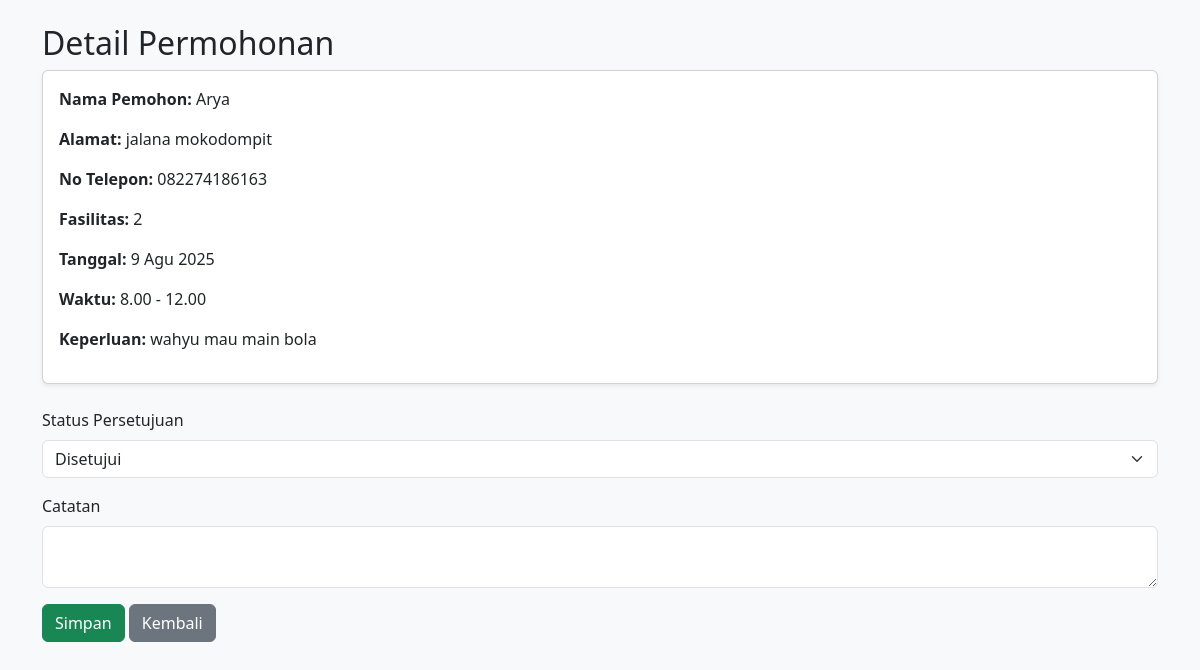
The app's page /persetujuan/1/, older data.
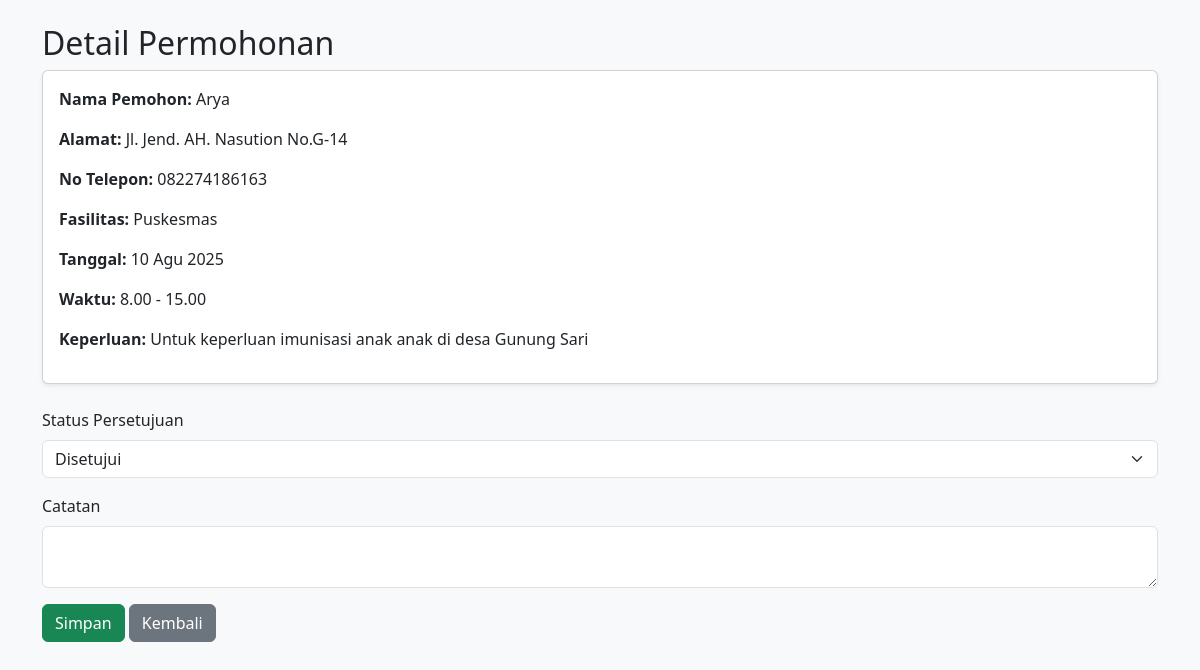
The same page, newer data.
### kegiatan/models.py (models this page shows, shortened)
class PermohonanPeminjaman(models.Model):
    STATUS_CHOICES = [
        ('menunggu', 'Menunggu'),
        ('disetujui', 'Disetujui'),
        ('ditolak', 'Ditolak'),
    ]
    nama_pemohon = models.CharField(max_length=255)
    alamat = models.CharField(max_length=500)
    no_telepon = models.CharField(max_length=20)
    email_pemohon = models.EmailField()
    fasilitas_dipinjam = models.CharField(max_length=100)
    tanggal_peminjaman = models.DateField()
    waktu_mulai = models.TimeField()
    waktu_selesai = models.TimeField()
    keperluan = models.TextField()
    tanggal_pengajuan = models.DateTimeField(auto_now_add=True)
    status = models.CharField(max_length=20, choices=STATUS_CHOICES, default='menunggu')
    catatan = models.TextField(blank=True, null=True)

### kegiatan/views.py (the view, shortened to what this page needs)
# urls.py: path("persetujuan/<int:pk>/", views.persetujuan_detail, name="persetujuan_detail"),
def persetujuan_detail(request, pk):
    permohonan = get_object_or_404(PermohonanPeminjaman, pk=pk)
    return render(request, "persetujuan_detail.html", {"permohonan": permohonan})

### kegiatan/templates/persetujuan_detail.html (shortened to what this page needs)
<!DOCTYPE html>
<html lang="id">
<head>
    <link href="https://cdn.jsdelivr.net/npm/bootstrap@5.3.3/dist/css/bootstrap.min.css" rel="stylesheet">
</head>
<body class="bg-light">
<div class="container mt-4 mb-5">
    <h2>Detail Permohonan</h2>
    <div class="card p-3 shadow-sm">
        <p><strong>Nama Pemohon:</strong> {{ permohonan.nama_pemohon }}</p>
        <p><strong>Alamat:</strong> {{ permohonan.alamat }}</p>
        <p><strong>No Telepon:</strong> {{ permohonan.no_telepon }}</p>
        <p><strong>Fasilitas:</strong> {{ permohonan.fasilitas_dipinjam }}</p>
        <p><strong>Tanggal:</strong> {{ permohonan.tanggal_peminjaman }}</p>
        <p><strong>Waktu:</strong> {{ permohonan.waktu_mulai }} - {{ permohonan.waktu_selesai }}</p>
        <p><strong>Keperluan:</strong> {{ permohonan.keperluan }}</p>
    </div>
    <form method="post" class="mt-4">
        <div class="mb-3">
            <label class="form-label">Status Persetujuan</label>
            <select name="status" class="form-select">
                <option value="disetujui">Disetujui</option>
            </select>
        </div>
        <div class="mb-3">
            <label class="form-label">Catatan</label>
            <textarea name="catatan" class="form-control"></textarea>
        </div>
        <button type="submit" class="btn btn-success">Simpan</button>
        <a href="{% url 'daftar_persetujuan' %}" class="btn btn-secondary">Kembali</a>
    </form>
</div>
</body>
</html>

Row changes from the older to the newer data that the page shows:
changed PermohonanPeminjaman "Arya": alamat "jalana mokodompit" → "Jl. Jend. AH. Nasution No.G-14"; fasilitas_dipinjam "2" → "Puskesmas"; tanggal_peminjaman "9 Agu 2025" → "10 Agu 2025"; waktu_selesai "12.00" → "15.00"; keperluan "wahyu mau main bola" → "Untuk keperluan imunisasi anak anak di desa Gunung Sari"
